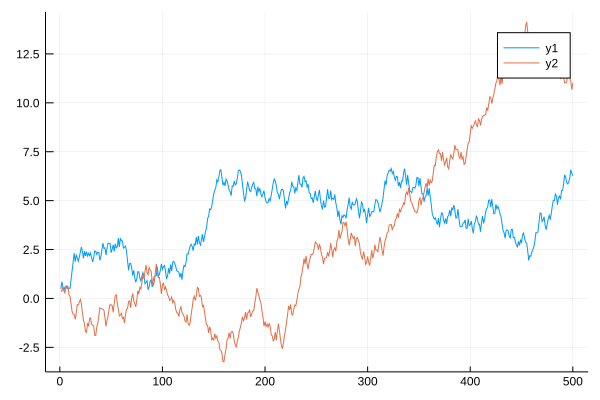

Write Julia code to recreate this figure.
using Plots

# plot some data
plot([cumsum(rand(500) .- 0.5), cumsum(rand(500) .- 0.5)])

# save the current figure
savefig("plots.svg")
# .eps, .pdf, & .png are also supported
# we used svg here because it respects the width and height specified above
